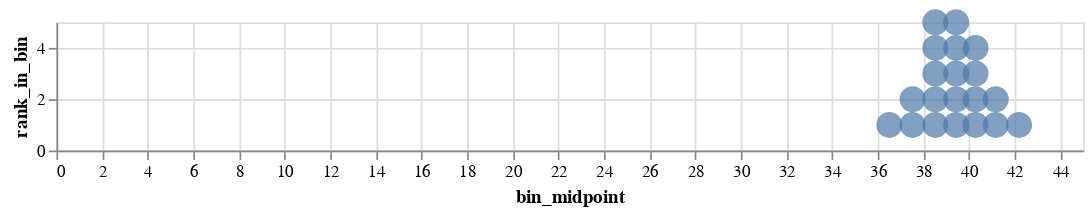

The cell this chart's notebook holds for it:
### Markdown cell above
### Question 2.3.1 Construct a 20-dot quantile dotplot for the mean of pickups (5 points)

Construct a 20-dot quantile dotplot for the mean of pickups. Adjust the binning step size, circle size, and/or chart size to achieve a closely-packed quantile dotplot like the 50-dot dotplot above. It is typically also necessary to adjust the step size in the binning (`alt.BinParams(step=XXX)`), the size of the circles (`mark_circle(size=XXX)`) and/or the width and height of the plot (`properties(width=XXX, height=YYY)`) to achieve good-looking dotplots.

### Code cell
# YOUR CODE HERE
df = pd.DataFrame({
    "x": stats.t.ppf(ppoints(20), len(pickups_df) - 1, pickups_mean, pickups_se)
})

alt.Chart(df).transform_bin(
    field="x",
    as_="bin",
    bin=alt.BinParams(step=0.95)
).transform_window(
    rank_in_bin="rank()",
    groupby=["bin"]
).transform_joinaggregate(
    bin_midpoint="median(x)",
    groupby=["bin"]
).mark_circle(size=230).encode(
    x="bin_midpoint:Q",
    y="rank_in_bin:Q"
).properties(width=600, height=75)

### Figure 1 — Vega-Lite specification as saved in the notebook (floating-point values rounded to 4 significant figures)
{"config": {"view": {"continuousWidth": 400, "continuousHeight": 300}}, "data": {"name": "data-7a3295607ecf691b7108c90367f725c6"}, "mark": {"type": "circle", "size": 230}, "encoding": {"x": {"type": "quantitative", "field": "bin_midpoint"}, "y": {"type": "quantitative", "field": "rank_in_bin"}}, "height": 75, "transform": [{"bin": {"step": 0.95}, "field": "x", "as": "bin"}, {"window": [{"op": "rank", "field": "", "as": "rank_in_bin"}], "groupby": ["bin"]}, {"joinaggregate": [{"op": "median", "field": "x", "as": "bin_midpoint"}], "groupby": ["bin"]}], "width": 600, "$schema": "https://vega.github.io/schema/vega-lite/v4.8.1.json", "datasets": {"data-7a3295607ecf691b7108c90367f725c6": [{"x": 36.51}, {"x": 37.31}, {"x": 37.74}, {"x": 38.05}, {"x": 38.3}, {"x": 38.52}, {"x": 38.72}, {"x": 38.91}, {"x": 39.09}, {"x": 39.26}, {"x": 39.44}, {"x": 39.61}, {"x": 39.79}, {"x": 39.98}, {"x": 40.18}, {"x": 40.4}, {"x": 40.65}, {"x": 40.96}, {"x": 41.39}, {"x": 42.19}]}}
